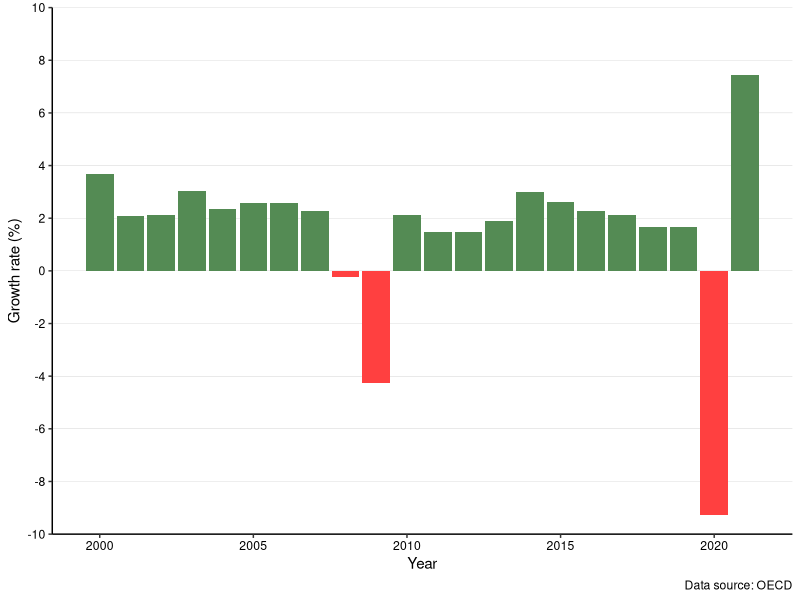
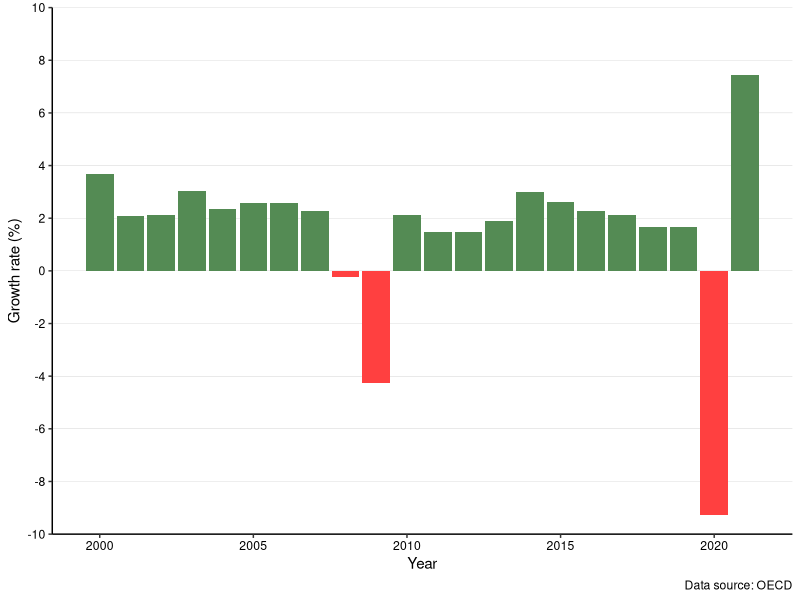

The R script that drew these images, in order:
library(tidyverse)
library(readxl)

# set working directory
setwd("C:\\Users\\hs17922\\Downloads\\Economic Data for UOB Students Handbook")

# Load Data OECD (1. Gross domestic product (GDP)  : GDP, volume – annual growth rates in percentage)
Growth_rates<-read_excel("Growth rates.xlsx",sheet="R")

# Select only the columns that were interested in
Growth_rates$Time<-Growth_rates$TIME
Growth_rates<-select(Growth_rates,Time, Value)

Growth_rates$Sign <- factor(sign(Growth_rates$Value), (-1):1, c("Brown1", "neutral", "Palegreen4"))

ggplot(Growth_rates,aes(x=Time,y=Value))+
  geom_bar(stat="identity",fill=Growth_rates$Sign,show.legend = FALSE)+
  labs(x="Year",
       y="Growth rate (%)",
       caption="Data source: OECD")+
  theme(panel.background = element_rect(fill="white"))+
  theme(axis.line = element_line(colour = "black"))+
  theme(panel.grid.major.x = element_blank(),panel.grid.major.y = element_line(size=.1, color="grey"))+
  theme(axis.text.y = element_text(colour = "black"))+
  scale_y_continuous(expand=c(0,0),breaks=scales::extended_breaks(n=10),limits = c(-10,10))+
  theme(axis.text.x = element_text(colour = "black"))

ggsave("fig10.png")